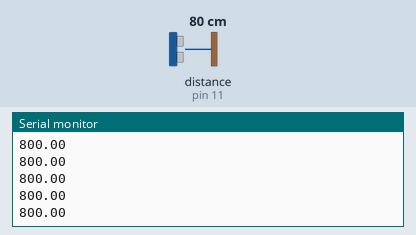
Simulated run of this sketch. Board: Arduino Uno, built with avr-gcc and run on an emulated ATmega328P. On the bench: the last lines printed to the serial monitor. Inputs (shaded band) come from the test bench; at power-on: distance to the obstacle (sensor on pin 11) 80 cm. The echo pulse lasts 58.3 µs per cm.

Above: at 1.2 s.
1.3 s: distance to the obstacle (sensor on pin 11) set to 2 cm
At 1.72 s:
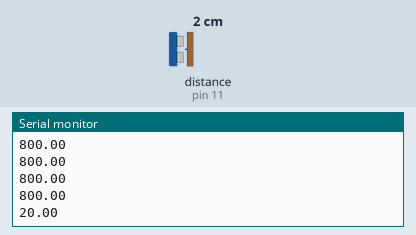
2.8 s: distance to the obstacle (sensor on pin 11) set to 4 cm
At 2.97 s:
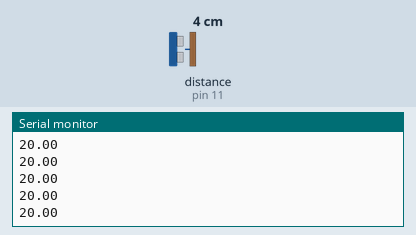
Timing chart, 0 to 5.8 s (numbered marks = the images above; inputs shaded):
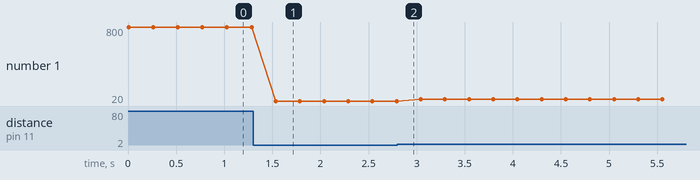

Measured:
- after the input at 1.3 s, the serial monitor: prints a new line after 0.24 s (image 1)
- plotted number 1: 800 → 20 after the input at 1.3 s, 20 → 40 after the input at 2.8 s

The sketch:

HCSR04.ino
```cpp
#include <hcsr04.h>

#define TRIG_PIN 12
#define ECHO_PIN 11

HCSR04 hcsr04(TRIG_PIN, ECHO_PIN, 20, 500);

void setup(){
    Serial.begin(9600);
}

void loop() {

    // Output the distance in mm
	Serial.println(hcsr04.distanceInMillimeters());
    delay(250);
}
```
